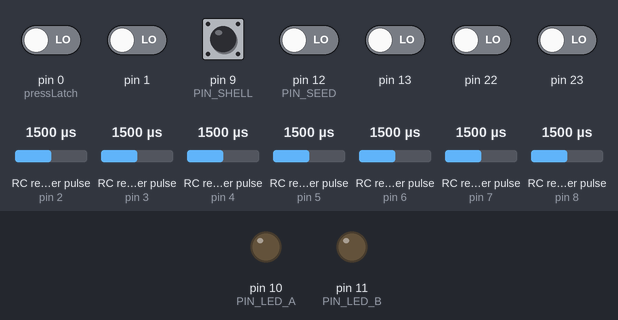
The sketch below on a simulated Arduino Pro Mini, built with avr-gcc and run on an emulated ATmega328P. Shown: output pins drawn as LEDs (lit = HIGH). Wiring (inferred from the names in the program): 7 × RC receiver channel: data pin 2 / data pin 3 / data pin 4 / data pin 5 / data pin 6 / data pin 7 / data pin 8. The test bench sets the inputs (shaded band); at power-on: pin 9 (PIN_SHELL) HIGH, pin 0 (pressLatch), pin 1, pin 12 (PIN_SEED), pin 13, pin 22, pin 23 LOW, RC receiver pulse (sensors on pin 2, pin 3, pin 4, pin 5, pin 6, pin 7, pin 8) 1500 µs. Random numbers use the default seed unless the sketch sets one; the audio player accepts every command and is not drawn.

Above: at 3.2 s.
3.3 s: pin 9 (PIN_SHELL) pulled LOW for 1 s
At 3.45 s:
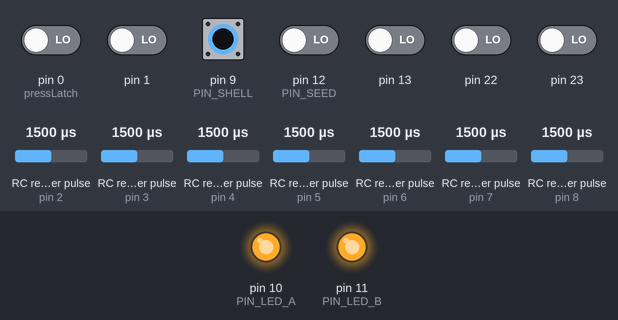
Timing chart, 0 to 6.3 s (numbered marks = the images above; inputs shaded):
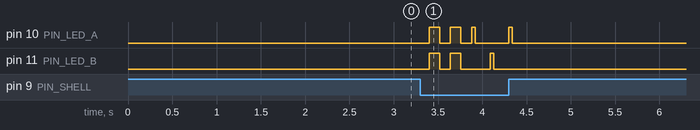

The sketch:

mse6.ino
```cpp
/*
  MSE-6 lights and sound controller — Arduino Pro Mini (ATmega328P).
  Wiring and behaviour: docs/control-map.md

  Audio is DFRobotDFPlayerMini on the hardware UART, wired both ways:
  TX0 -> module RX through 1k, module TX -> D0.

  D0 is also the programming line. With the module driving it, uploads
  will fail to sync unless that wire has a series resistor (1k) so the
  programmer can win the line, or is unplugged while flashing.

  The library runs with ACK off, so a send blocks around 10ms instead of
  waiting for a reply. Button edges are latched in the pin-change handler,
  so a stall that long costs nothing.
*/

#include <DFRobotDFPlayerMini.h>

DFRobotDFPlayerMini df;

#define PIN_CH4    2    // volume knob
#define PIN_CH5    3    // button - folder 04 / Main Theme
#define PIN_CH6    4    // button - folder 03 / Throne Room
#define PIN_CH7    5    // button - folder 02 / Cantina Band
#define PIN_CH8    6    // button - folder 01 / Imperial March
#define PIN_CH9    7    // 3-position mode switch
#define PIN_CH10   8    // button - random across folders 01-04

#define PIN_LED_A 10
#define PIN_LED_B 11
#define PIN_SEED  12    // left floating, harvested for RNG entropy

/*
  Shell detect: two spare pogo pins, shorted together inside the upper
  shell. One lands here, the other on GND, so seated reads LOW and the
  internal pullup holds an unplugged line HIGH. D13 would be wrong for
  this - its onboard LED and resistor fight the pullup.
*/
#define PIN_SHELL  9
#define SHELL_STABLE_MS 100   // pogo contacts chatter while the droid moves

#define GREET_STEPS 4         // on, off, on, off - two blinks on connect
#define GREET_MS    120

#define LONG_PRESS_MS   350
#define SAMPLE_MS       5     // RC frames arrive at 50Hz; 200Hz is plenty
#define DEAD_SAMPLES    100   // SAMPLE_MS * this = link considered lost
#define VOL_SEND_MS     150
#define VOL_DEADBAND_US 100   // knob must move this far once before it takes over

// Asymmetric on purpose: react on the first valid high so taps are quick,
// but make a release earn it, so a dropped or noisy frame cannot fake one.
#define PRESS_FRAMES    1
#define RELEASE_FRAMES  3

// Long enough to sweep past the middle detent without Alarm firing on the
// way from Normal to Soundloop. Costs the same delay on a real change.
#define MODE_STABLE_MS  250

// The module takes 200-400ms between accepting a play command and actually
// starting the file, and ignores anything sent during that seek.
#define PLAY_GAP_MS     350

#define DF_VOLUME_MAX   30    // module's own scale, not a percentage
#define DEFAULT_VOLUME  6     // 20% of DF_VOLUME_MAX

#define BOOT_FLASHES    5
#define BOOT_FLASH_MS   120

// TX0 is shared with the programmer, so the sketch stays off the line for
// this long after boot. Without it, a reset caught slightly too late
// leaves the sketch talking over avrdude's handshake and the upload dies
// with "not in sync". The boot flash runs inside this window.
#define BOOT_QUIET_MS   1500

// Screen pattern, measured off a 24fps render: one frame lit, four dark,
// then the other bank the same. A frame is 1000/24 = 41.67ms.
#define FRAME_ON_MS     42    // 1 frame
#define FRAME_OFF_MS    167   // 4 frames

/*
  Keep this above every function: the Arduino builder generates its own
  prototypes and injects them at the top of the file, so a type used in
  any signature must be declared before the first function definition or
  the build fails with "Mode does not name a type".
*/
enum Mode { MODE_NORMAL, MODE_ALARM, MODE_SOUNDLOOP };
Mode mode = MODE_NORMAL;

// Indices 0-5 must stay in this order: they map to PD2..PD7 so one ISR
// can sweep them with a single shifted mask.
enum {
  CH_VOL,      // ch4  - D2
  CH_BTN_5,    // ch5  - D3
  CH_BTN_6,    // ch6  - D4
  CH_BTN_7,    // ch7  - D5
  CH_BTN_8,    // ch8  - D6
  CH_MODE,     // ch9  - D7
  CH_BTN_10,   // ch10 - D8
  CH_COUNT
};

/*
  Pulses are timed off Timer1, free-running at 0.5us per tick. Reading
  TCNT1 is two instructions where micros() is closer to forty, which
  matters in a handler that fires on every edge of seven channels. It also
  keeps pulse timing independent of Timer0, which millis and the serial
  code are already using. The 16-bit counter wraps every 32.7ms, longer
  than an RC frame, so the subtraction stays valid across a wrap.
*/
volatile uint16_t pulseWidth[CH_COUNT];   // microseconds
volatile uint16_t riseTicks[CH_COUNT];
volatile uint8_t  frameTick[CH_COUNT];    // bumped on every accepted pulse

// One bit per channel. Maintained entirely in the ISR so button edges are
// caught on the RC frame they happen, not whenever the main loop next
// looks. The latches stay set until consumed, so a tap that starts and
// ends while the loop is busy still gets acted on.
volatile uint8_t stableOn;
volatile uint8_t pressLatch;
volatile uint8_t releaseLatch;
static   uint8_t agree[CH_COUNT];

static uint8_t prevD, prevB;

/*
  An edge missed while the main loop has interrupts off leaves a stale
  rise timestamp, and the next falling edge then measures a nonsense
  width. Discarding anything outside RC range keeps the last good value
  in place instead of letting one bad frame reach the logic.
*/
static inline void capturePulse(uint8_t idx, uint16_t t) {
  uint16_t w = (uint16_t)(t - riseTicks[idx]) >> 1;   // ticks are 0.5us
  if (w < 800 || w > 2200) return;

  pulseWidth[idx] = w;
  frameTick[idx]++;

  uint8_t bit = _BV(idx);
  bool on = w > 1500;
  if (on == (bool)(stableOn & bit)) {
    agree[idx] = 0;
    return;
  }
  if (++agree[idx] < (on ? PRESS_FRAMES : RELEASE_FRAMES)) return;

  agree[idx] = 0;
  if (on) { stableOn |= bit;  pressLatch |= bit; }
  else    { stableOn &= ~bit; releaseLatch |= bit; }
}

// PD2..PD7 - channels 4 through 9
ISR(PCINT2_vect) {
  uint16_t t = TCNT1;
  uint8_t now = PIND;
  uint8_t changed = now ^ prevD;
  prevD = now;

  for (uint8_t i = 0; i < 6; i++) {
    uint8_t mask = _BV(PD2 + i);
    if (!(changed & mask)) continue;
    if (now & mask) riseTicks[i] = t;
    else capturePulse(i, t);
  }
}

// PB0 (D8) - channel 10. PB2/PB3 are the LED outputs and stay masked off.
ISR(PCINT0_vect) {
  uint16_t t = TCNT1;
  uint8_t now = PINB;
  uint8_t changed = now ^ prevB;
  prevB = now;

  if (changed & _BV(PB0)) {
    if (now & _BV(PB0)) riseTicks[CH_BTN_10] = t;
    else capturePulse(CH_BTN_10, t);
  }
}

struct ChannelSnapshot {
  uint16_t us;
  bool live;
};
ChannelSnapshot chan[CH_COUNT];

/*
  Rate limited on purpose. Buttons do not depend on this at all - the ISR
  latches their edges - and mode and volume are read from widths that only
  change once per RC frame. Running it every pass meant seven brief
  interrupt-disabled windows tens of thousands of times a second, which
  starves the very handler doing the measuring.
*/
void sampleChannels(uint32_t nowMs) {
  static uint32_t lastAt = 0;
  static uint8_t seenTick[CH_COUNT];
  static uint8_t missed[CH_COUNT];

  if (nowMs - lastAt < SAMPLE_MS) return;
  lastAt = nowMs;

  for (uint8_t i = 0; i < CH_COUNT; i++) {
    uint16_t w;
    noInterrupts();
    w = pulseWidth[i];
    interrupts();
    chan[i].us = w;

    uint8_t tick = frameTick[i];   // single byte, atomic on AVR
    if (tick != seenTick[i]) {
      seenTick[i] = tick;
      missed[i] = 0;
    } else if (missed[i] < 255) {
      missed[i]++;
    }

    chan[i].live = (w != 0) && (missed[i] < DEAD_SAMPLES);

    // A dropped link must not leave a button stuck down.
    if (!chan[i].live) {
      uint8_t bit = _BV(i);
      noInterrupts();
      if (stableOn & bit) {
        stableOn &= ~bit;
        releaseLatch |= bit;
      }
      interrupts();
    }
  }
}

static bool takeEdge(volatile uint8_t &latch, uint8_t ch) {
  uint8_t bit = _BV(ch);
  bool got;
  noInterrupts();
  got = latch & bit;
  latch &= ~bit;
  interrupts();
  return got;
}

bool takePress(uint8_t ch)   { return takeEdge(pressLatch, ch); }
bool takeRelease(uint8_t ch) { return takeEdge(releaseLatch, ch); }

const uint8_t FOLDER_TRACKS[5] = { 0, 17, 6, 2, 10 };   // [0] unused

#define FOLDER_LOOPS  5
#define TRACK_LOOP    1
#define TRACK_ALARM   2
#define FOLDER_MUSIC  6

struct ButtonSpec {
  uint8_t channel;
  uint8_t folder;
  uint8_t musicTrack;
};

const ButtonSpec BUTTONS[4] = {
  { CH_BTN_5, 4, 4 },
  { CH_BTN_6, 3, 3 },
  { CH_BTN_7, 2, 2 },
  { CH_BTN_8, 1, 1 },
};

uint8_t lastFolder = 0, lastTrack = 0;
uint8_t pendFolder = 0, pendTrack = 0;

/*
  The library only spaces commands by 10ms and the module drops the second
  of a close pair. Documented minimum is 100ms; 120 leaves margin. A play
  gets the whole seek window before anything follows it.

  No loop command is ever sent. The module's repeat flag is a latch, and a
  dropped clear leaves every later sound repeating forever - looping is
  driven by end-of-track reports instead, which cannot get stuck on.
*/
#define DF_CMD_GAP    120
#define DF_SETTLE_MS  800   // after reset, before the module accepts anything
#define DF_QUEUE_LEN  8

enum { DF_STOP, DF_PLAY, DF_VOLUME };

struct DfAction { uint8_t cmd, p1, p2; };
DfAction dfQ[DF_QUEUE_LEN];
uint8_t dfHead = 0, dfTail = 0;
uint32_t dfNextAt = 0;

// No default arguments: the Arduino builder copies this signature into a
// generated prototype, and defaults appearing twice is a compile error.
void dfPush(uint8_t cmd, uint8_t p1, uint8_t p2) {
  uint8_t next = (uint8_t)((dfHead + 1) % DF_QUEUE_LEN);
  if (next == dfTail) return;
  dfQ[dfHead].cmd = cmd;
  dfQ[dfHead].p1 = p1;
  dfQ[dfHead].p2 = p2;
  dfHead = next;
}

bool dfIdle() { return dfHead == dfTail; }
void dfFlush() { dfHead = dfTail = 0; }

void serviceDf(uint32_t now) {
  if (dfIdle()) return;
  if ((int32_t)(now - dfNextAt) < 0) return;

  DfAction a = dfQ[dfTail];
  dfTail = (uint8_t)((dfTail + 1) % DF_QUEUE_LEN);

  uint16_t gap = DF_CMD_GAP;
  switch (a.cmd) {
    case DF_STOP:   df.stop();       break;
    case DF_VOLUME: df.volume(a.p1); break;
    case DF_PLAY:
      df.playFolder(a.p1, a.p2);
      gap = PLAY_GAP_MS;
      break;
  }
  dfNextAt = now + gap;
}

// Latest wins: mashing buttons plays what was pressed last rather than
// working through a backlog.
void queueTrack(uint8_t folder, uint8_t track) {
  lastFolder = folder;
  lastTrack = track;
  pendFolder = folder;
  pendTrack = track;
}

// Held back until the queue drains so a button sound cannot overtake the
// stop and loop-off a mode change just issued.
void servicePlayback() {
  if (pendFolder == 0) return;
  if (!dfIdle()) return;
  dfPush(DF_PLAY, pendFolder, pendTrack);
  pendFolder = 0;
}

/*
  Sole loop mechanism: the track ends, we start it again. Costs a seek gap
  between repeats, but cannot latch on the way the module's repeat flag
  can, and cannot fight it either.
*/
void serviceIncoming(uint32_t now) {
  if (!df.available()) return;
  if (df.readType() != DFPlayerPlayFinished) return;

  // A stop or a fresh play makes the module report the previous track as
  // finished. Ignoring reports inside the settling window stops that from
  // counting as a loop cycle and firing a second play.
  if ((int32_t)(now - dfNextAt) < 0) return;

  if (mode == MODE_ALARM)          dfPush(DF_PLAY, FOLDER_LOOPS, TRACK_ALARM);
  else if (mode == MODE_SOUNDLOOP) dfPush(DF_PLAY, FOLDER_LOOPS, TRACK_LOOP);
}

void playRandomFrom(uint8_t folder) {
  uint8_t n = FOLDER_TRACKS[folder];
  uint8_t t = random(n) + 1;
  if (n > 1 && folder == lastFolder && t == lastTrack) t = random(n) + 1;
  queueTrack(folder, t);
}

// Folder first, then a file inside it: every category comes up equally
// often regardless of how many clips it holds.
void playRandomAny() {
  playRandomFrom(random(1, 5));
}

/*
  Entropy from the floating pin: with no pullup it drifts on ambient EM
  pickup. Sampled at 97us, deliberately not a divisor of the 50/60Hz mains
  period, so the reads do not lock to one phase of the hum and return the
  same pattern every boot.
*/
uint32_t harvestSeed() {
  uint32_t seed = micros();
  for (uint8_t i = 0; i < 64; i++) {
    seed = (seed << 1) | (seed >> 31);
    seed ^= (uint32_t)digitalRead(PIN_SEED) ^ (micros() & 0x0F);
    delayMicroseconds(97);
  }
  return seed;
}

bool shellOn = false;
static bool shellRaw = false;
static uint32_t shellSince = 0;

// Single choke point: with the shell off nothing can drive the banks, so
// no caller has to remember to check.
void setBanks(bool a, bool b) {
  if (!shellOn) { a = false; b = false; }
  digitalWrite(PIN_LED_A, a);
  digitalWrite(PIN_LED_B, b);
}

void setLights(bool on) { setBanks(on, on); }

uint8_t greetStep = GREET_STEPS;   // >= GREET_STEPS means idle
uint32_t greetAt = 0;

bool greeting() { return greetStep < GREET_STEPS; }

void startGreet(uint32_t now) {
  greetStep = 0;
  greetAt = now;
  setBanks(true, true);
}

void updateGreet(uint32_t now) {
  if (!greeting()) return;
  if (now - greetAt < GREET_MS) return;

  greetStep++;
  greetAt = now;
  bool lit = !greeting() ? false : !(greetStep & 1);
  setBanks(lit, lit);
}

void updateShell(uint32_t now) {
  bool raw = (digitalRead(PIN_SHELL) == LOW);

  if (raw != shellRaw) {
    shellRaw = raw;
    shellSince = now;
    return;
  }
  if (now - shellSince < SHELL_STABLE_MS) return;
  if (shellOn == raw) return;

  shellOn = raw;
  if (shellOn) startGreet(now);
  else setBanks(false, false);
}

void bootFlash() {
  for (uint8_t i = 0; i < BOOT_FLASHES; i++) {
    setLights(true);
    delay(BOOT_FLASH_MS);
    setLights(false);
    delay(BOOT_FLASH_MS);
  }
}

/*
  Four steps: bank A one frame, dark four frames, bank B one frame, dark
  four frames. Ten frames per cycle, 417ms. Step 3 is the reset state so
  the first update advances into step 0 and lights bank A straight away.
*/
uint8_t blinkStep = 3;
uint32_t blinkChangedAt = 0;

void resetBlink() {
  blinkStep = 3;
  blinkChangedAt = 0;   // next update starts the pattern immediately
  setBanks(false, false);
}

void updateBlink(uint32_t now) {
  if (greeting()) return;   // let the connect blink finish uninterrupted

  uint16_t span = (blinkStep & 1) ? FRAME_OFF_MS : FRAME_ON_MS;
  if (now - blinkChangedAt < span) return;

  blinkStep = (blinkStep + 1) & 3;
  blinkChangedAt = now;
  setBanks(blinkStep == 0, blinkStep == 2);
}

// enterMode restarts audio, so the switch has to settle before it counts.
Mode readMode(uint32_t nowMs) {
  static Mode candidate = MODE_NORMAL;
  static Mode confirmed = MODE_NORMAL;
  static uint32_t since = 0;

  Mode raw;
  uint16_t us = chan[CH_MODE].us;
  if (!chan[CH_MODE].live) raw = MODE_NORMAL;
  else if (us < 1250)      raw = MODE_NORMAL;
  else if (us < 1750)      raw = MODE_ALARM;
  else                     raw = MODE_SOUNDLOOP;

  if (raw != candidate) {
    candidate = raw;
    since = nowMs;
  } else if (nowMs - since >= MODE_STABLE_MS) {
    confirmed = raw;
  }

  return confirmed;
}

struct ButtonState {
  bool down;
  uint32_t downAt;
  bool longFired;
};
ButtonState btn[4];
bool soundloopBlink = false;

void resetButtons() {
  for (uint8_t i = 0; i < 4; i++) { btn[i].down = false; btn[i].longFired = false; }
  noInterrupts();
  pressLatch = 0;
  releaseLatch = 0;
  interrupts();
}

void enterMode(Mode next) {
  mode = next;
  resetButtons();
  resetBlink();
  soundloopBlink = false;
  pendFolder = 0;   // a queued button sound must not fire into the new mode
  dfFlush();        // nor may anything still waiting from the old one

  dfPush(DF_STOP, 0, 0);   // silence whatever the old mode was playing

  if (next == MODE_ALARM)          dfPush(DF_PLAY, FOLDER_LOOPS, TRACK_ALARM);
  else if (next == MODE_SOUNDLOOP) dfPush(DF_PLAY, FOLDER_LOOPS, TRACK_LOOP);
}

/*
  Music fires the instant the hold threshold passes, the category clip on
  release — otherwise a tap could not be told from the start of a hold.
  A tap short enough that both edges landed while the loop was busy
  arrives here as press and release together, and still plays.
*/
void handleNormal(uint32_t now) {
  for (uint8_t i = 0; i < 4; i++) {
    uint8_t ch = BUTTONS[i].channel;

    if (takePress(ch)) {
      btn[i].down = true;
      btn[i].downAt = now;
      btn[i].longFired = false;
    }

    if (btn[i].down && !btn[i].longFired && now - btn[i].downAt >= LONG_PRESS_MS) {
      queueTrack(FOLDER_MUSIC, BUTTONS[i].musicTrack);
      btn[i].longFired = true;
    }

    if (takeRelease(ch)) {
      if (btn[i].down && !btn[i].longFired) playRandomFrom(BUTTONS[i].folder);
      btn[i].down = false;
    }
  }

  if (takePress(CH_BTN_10)) playRandomAny();
  takeRelease(CH_BTN_10);
}

void handleAlarm(uint32_t now) {
  updateBlink(now);
}

// Channel 10 toggles the alarm blink on and off rather than holding it.
void handleSoundloop(uint32_t now) {
  if (takePress(CH_BTN_10)) {
    soundloopBlink = !soundloopBlink;
    if (!soundloopBlink) resetBlink();
  }
  takeRelease(CH_BTN_10);

  if (soundloopBlink) updateBlink(now);
}

/*
  DEFAULT_VOLUME holds until the knob is physically moved past the
  deadband; from that point the knob tracks continuously for the rest of
  the session. Without the latch the knob's resting position would
  overwrite the default within a frame or two of the receiver waking up.
*/
void updateVolume(uint32_t now) {
  static uint32_t sentAt = 0;
  static uint16_t restUs = 0;
  static bool captured = false;
  static bool tracking = false;
  static int8_t sent = -1;

  if (!chan[CH_VOL].live) return;

  uint16_t us = constrain(chan[CH_VOL].us, 1000, 2000);

  if (!captured) {
    restUs = us;
    captured = true;
    return;
  }

  if (!tracking) {
    int16_t moved = (int16_t)us - (int16_t)restUs;
    if (moved < 0) moved = -moved;
    if (moved <= VOL_DEADBAND_US) return;
    tracking = true;
  }

  if (now - sentAt < VOL_SEND_MS) return;

  int8_t v = (int8_t)map(us, 1000, 2000, 0, DF_VOLUME_MAX);
  if (v == sent) return;

  dfPush(DF_VOLUME, (uint8_t)v, 0);
  sent = v;
  sentAt = now;
}

void setup() {
  pinMode(PIN_CH4, INPUT);  pinMode(PIN_CH5, INPUT);
  pinMode(PIN_CH6, INPUT);  pinMode(PIN_CH7, INPUT);
  pinMode(PIN_CH8, INPUT);  pinMode(PIN_CH9, INPUT);
  pinMode(PIN_CH10, INPUT);

  pinMode(PIN_LED_A, OUTPUT);
  pinMode(PIN_LED_B, OUTPUT);
  setLights(false);

  pinMode(PIN_SEED, INPUT);   // no pullup - the pin must be left floating
  randomSeed(harvestSeed());

  // Seed the detect state from the real pin so a shell already fitted at
  // power-up is not treated as a fresh connect.
  pinMode(PIN_SHELL, INPUT_PULLUP);
  shellRaw = shellOn = (digitalRead(PIN_SHELL) == LOW);
  shellSince = millis();

  TCCR1A = 0;
  TCCR1B = _BV(CS11);   // /8 prescaler -> 0.5us per tick
  TCNT1 = 0;

  prevD = PIND;
  prevB = PINB;

  PCICR |= _BV(PCIE2) | _BV(PCIE0);
  PCMSK2 |= _BV(PCINT18) | _BV(PCINT19) | _BV(PCINT20)
          | _BV(PCINT21) | _BV(PCINT22) | _BV(PCINT23);
  PCMSK0 |= _BV(PCINT0);

  bootFlash();
  while (millis() < BOOT_QUIET_MS) delay(10);

  Serial.begin(9600);

  // ACK off keeps sends from waiting on a reply; the reset still waits for
  // the module's online message, which it can send now that TX is wired.
  df.begin(Serial, false, true);

  // begin() can return before the module is really ready, and anything
  // sent in that window is lost - including the volume, which is why it
  // came up at the module's own level instead of ours.
  dfNextAt = millis() + DF_SETTLE_MS;

  enterMode(MODE_NORMAL);                 // queues the initial stop
  dfPush(DF_VOLUME, DEFAULT_VOLUME, 0);   // behind them, so it is not flushed
}

void loop() {
  uint32_t now = millis();

  sampleChannels(now);
  updateShell(now);
  updateGreet(now);

  Mode wanted = readMode(now);
  if (wanted != mode) enterMode(wanted);

  switch (mode) {
    case MODE_NORMAL:    handleNormal(now);    break;
    case MODE_ALARM:     handleAlarm(now);     break;
    case MODE_SOUNDLOOP: handleSoundloop(now); break;
  }

  serviceIncoming(now);
  servicePlayback();
  updateVolume(now);
  serviceDf(now);
}
```

Measured:
- after the input at 3.3 s, pin 10 (PIN_LED_A): LOW → HIGH after 0.10 s, → LOW 0.12 s later, → HIGH 0.12 s later, → LOW 0.12 s later, … (8 changes in this stretch); pin 11 (PIN_LED_B): goes HIGH 0.12 s, LOW 0.12 s, HIGH 0.12 s, LOW 0.33 s, HIGH 0.04 s, then LOW, starting after 0.10 s
